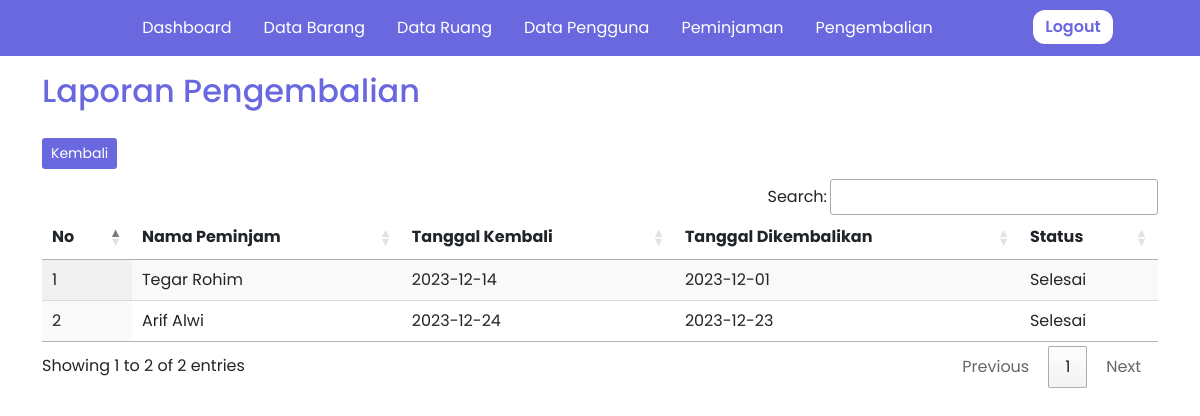
Page /laporan_pengembalian.php on the committed database.
### tables this page shows
CREATE TABLE `tb_pengembalian` (
  `kode_pengembalian` int(11) NOT NULL,
  `kode_peminjaman` int(11) NOT NULL,
  `id_pengguna` int(11) NOT NULL,
  `tanggal_dikembalikan` date NOT NULL,
  `status_pengembalian` enum('Selesai','Rusak','','') NOT NULL
);

CREATE TABLE `tb_pengguna` (
  `id_pengguna` int(11) NOT NULL,
  `nama_pengguna` varchar(100) NOT NULL,
  `jenis_kelamin` enum('Laki-laki','Perempuan','','') NOT NULL,
  `no_hp` varchar(12) NOT NULL,
  `status_pengguna` enum('Siswa','Guru','Karyawan') NOT NULL
);

CREATE TABLE `tb_peminjaman` (
  `kode_peminjaman` int(11) NOT NULL,
  `id_pengguna` int(11) NOT NULL,
  `kode_barang` int(11) NOT NULL,
  `tanggal_peminjaman` date NOT NULL,
  `tanggal_kembali` date NOT NULL,
  `jumlah_pinjam` int(11) NOT NULL,
  `status_peminjaman` enum('dipinjam','kembali','','') NOT NULL
);

### laporan_pengembalian.php (the view, shortened to what this page needs)
<!DOCTYPE html>
<html>
<head>
    <link href="https://cdn.jsdelivr.net/npm/bootstrap@5.0.2/dist/css/bootstrap.min.css" rel="stylesheet">
    <link rel="stylesheet" type="text/css" href="assets/css/style.css">
    <link rel="stylesheet" type="text/css" href="https://cdn.datatables.net/1.13.7/css/jquery.dataTables.min.css">
    <link rel="stylesheet" type="text/css" href="https://cdn.datatables.net/buttons/2.4.2/css/buttons.dataTables.min.css">
</head>
<body>
 <nav class="navbar navbar-expand-lg ">
  <div class="container">
    <div class="collapse navbar-collapse" id="navbarNav">
      <ul class="navbar-nav mx-auto">
        <li class="nav-item mx-2">
          <a class="nav-link " aria-current="page" href="dashboard.php">Dashboard</a>
        </li>
        <li class="nav-item mx-2">
          <a class="nav-link " aria-current="page" href="barang.php">Data Barang</a>
        </li>
        <li class="nav-item mx-2">
          <a class="nav-link " href="ruang.php">Data Ruang</a>
        </li>
        <li class="nav-item mx-2">
          <a class="nav-link " href="pengguna.php">Data Pengguna</a>
        </li>
        <li class="nav-item mx-2">
          <a class="nav-link" href="peminjaman.php">Peminjaman</a>
        </li>
        <li class="nav-item mx-2">
          <a class="nav-link " href="pengembalian.php">Pengembalian</a>
        </li>
      </ul>
      <div>
        <a href="logout.php"><button class="button-keluar">Logout</button></a>
      </div>
    </div>
  </div>
</nav>
<div class="container">
<h2 class="dashboard  mt-3">Laporan Pengembalian</h2>
<a href="pengembalian.php">
    <button type="button" class="btn btn-sm button-tambah custom-button">Kembali</button>
</a>
<table id="example" class="display nowrap" style="width:100%">
        <thead>
            <tr>
                <th>No</th>
                <th>Nama Peminjam</th>
                <th>Tanggal Kembali</th>
                <th>Tanggal Dikembalikan</th>
                <th>Status</th>
            </tr>
        </thead>
        <tbody>
            <?php
              require "koneksi.php";
              $sql = "SELECT * FROM tb_pengembalian
              INNER JOIN tb_peminjaman ON tb_pengembalian.kode_peminjaman = tb_peminjaman.kode_peminjaman
              INNER JOIN tb_pengguna ON tb_pengembalian.id_pengguna = tb_pengguna.id_pengguna";
              $result = $mysqli->query($sql);
              $no = 1;
              if($result->num_rows > 0) :
              while($row = $result->fetch_assoc()) :
            ?>
            <tr>
                <td><?= $no++; ?></td>
                <td><?= $row["nama_pengguna"] ?></td>
                <td><?= $row["tanggal_kembali"] ?></td>
                <td><?= $row["tanggal_dikembalikan"] ?></td>
                <td><?= $row["status_pengembalian"] ?></td>
            </tr>
           <?php
                  endwhile;
                endif;
            ?>
        </tbody>
    </table>
</div>
</body>
</html>

### assets/css/style.css (style rules this page uses)
body { font-family: 'Poppins', sans-serif; display: flex; flex-direction: column; min-height: 100vh; margin: 0; }
.navbar { background-color: #6A68DE; }
.nav-link { font-size: 16px; font-weight: 400; color: #FFFFFF; }
.button-keluar { margin-top: -2px; color: #6A68DE; background-color: #FFFFFF; border: none; border-radius: 12px; padding: 5px; width: 80px; margin-right: 45px; font-weight: 600; }
.dashboard { color: #6A68DE; }
.button-tambah { margin-top: 20px; margin-bottom: 10px; background-color: #E96868; color: #FFFFFF; font-size: 14px; }
.custom-button { background-color: #6A68DE; color: #FFFFFF; }

### rows in the picture
tb_pengembalian: id_pengguna.nama_pengguna "Tegar Rohim", kode_peminjaman.tanggal_kembali "2023-12-14", tanggal_dikembalikan "2023-12-01", status_pengembalian "Selesai"
tb_pengembalian: id_pengguna.nama_pengguna "Arif Alwi", kode_peminjaman.tanggal_kembali "2023-12-24", tanggal_dikembalikan "2023-12-23", status_pengembalian "Selesai"
